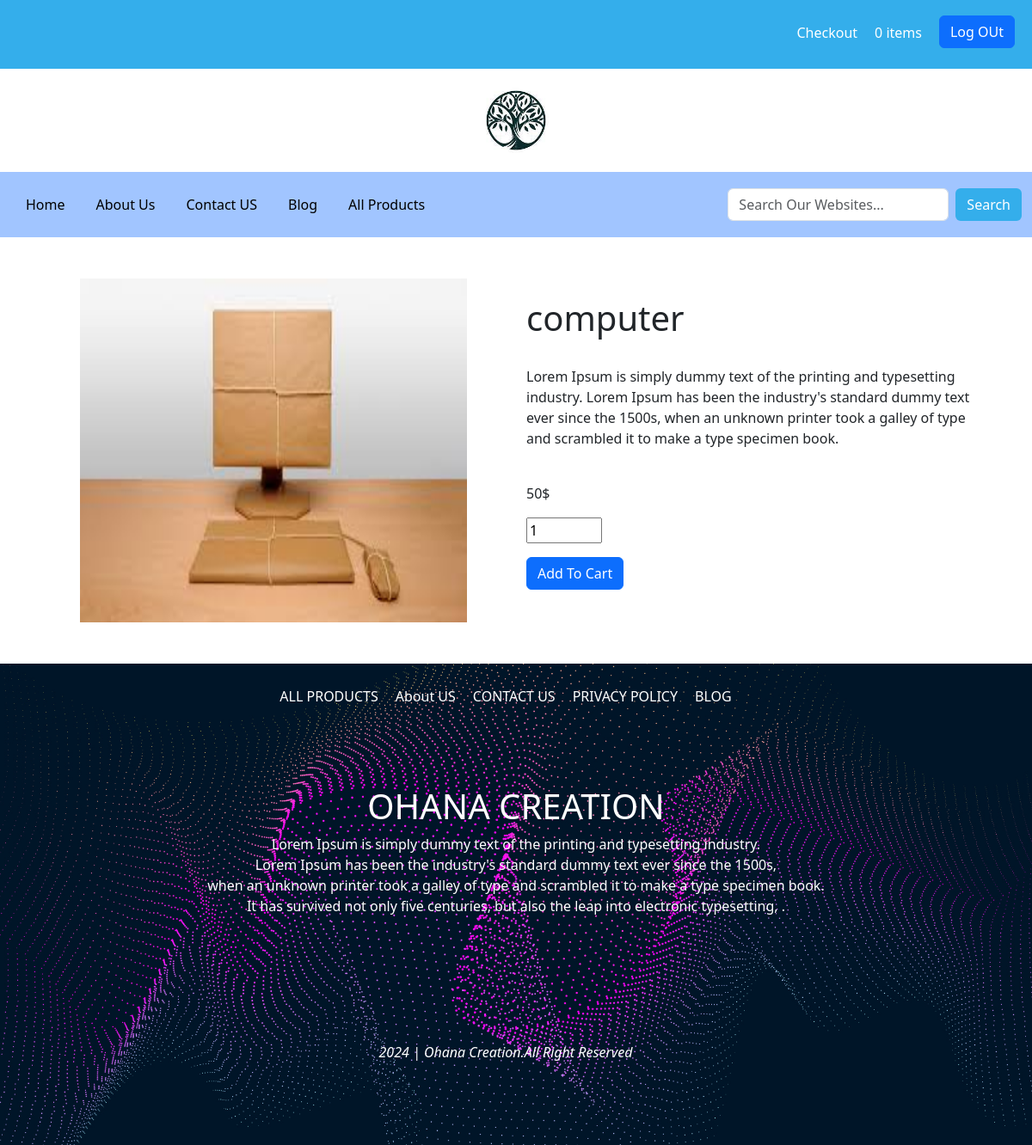
Page /productlink.php?id=30 (signed in) on the committed database.
### tables this page shows
CREATE TABLE `product` (
  `pid` int(40) NOT NULL,
  `image` longblob NOT NULL,
  `name` varchar(150) NOT NULL,
  `prize` int(150) NOT NULL
);

### productlink.php (the view, shortened to what this page needs)
<?php
  include "conn.php";
  $sql = "SELECT * FROM cart";
  $result_2 = mysqli_query($conn,$sql);
  $num_rows = mysqli_num_rows($result_2);
  $SESSION['$row'] = $num_rows;
  include "conn.php";
  $p_id = $_GET['id'];
  $sql = "SELECT * FROM product WHERE pid = '{$p_id}'";
  $result = mysqli_query($conn,$sql);
?>
<!doctype html>
<html lang="en">
  <head>
    <link rel="stylesheet" href="style.css">
    <link href="https://cdn.jsdelivr.net/npm/bootstrap@5.3.2/dist/css/bootstrap.min.css" rel="stylesheet">
  </head>
  <body>
    <?php include 'loginbanner.php' ?>
    <?php include 'head.php' ?>
    <?php while($row = mysqli_fetch_assoc($result)){ ?>
    <div class="p-detail">
      <form  action="productlink.php?id=<?php echo $row['pid']; ?>" method="post">
        <div class="row p-5">
        <div class="col-6 justify-content-center d-flex">
          <img src="./images/<?php echo $row['image']; ?>" alt="" style="width:450px;height:400px;">
        </div>
        <div class="col-6 align-self-center">
          <h1><?php echo $row['name']; ?></h1>
          <p class="py-4">Lorem Ipsum is simply dummy text of the printing and typesetting industry. Lorem Ipsum has been the industry's standard dummy text ever since the 1500s, when an unknown printer took a galley of type and scrambled it to make a type specimen book.</p>
          <p><?php echo $row['prize']; ?>$</p>
          <input type="number" name="p_quanity" value="1" min="1" max="10"><br>
          <button type="submit" class="btn btn-primary my-3" name="Cart">Add To Cart</button>
        </div>
        </div>
      </form>
    </div>
    <?php
   } ?>
    <?php include 'footer.php' ?>
  </body>
</html>

### loginbanner.php
<div class="navbar login">
  <ul class="ms-auto top-list">
<?php
  if(!isset($_SESSION['islogedin']) OR $_SESSION['islogedin']!=true){
    ?>
  <li><a href="login.php">Login</a></li>
    <li><a href="signup.php">Sign Up</a></li>
<?php
  }
  else{
?>
    <li class="pt-2"><a href="cart.php">Checkout</a></li>
    <li class="pt-2"><a href="#"><i class="bi bi-cart"></i><?php echo $SESSION['$row']; ?> items</a></li>
    <li ><a href="logout.php"><button type="button" name="button" " class="btn btn-primary">Log OUt</button></a>
<?php
  }
  ?>
    </ul>
            </div>

### head.php
<div class="logo text-center">
  <img src="./images/logo.jfif" alt="logo" width="120px" class="img-fluid">
</div>
<nav class="navbar navbar-expand-lg navbar2">
    <div class="container-fluid">
      <div class="collapse navbar-collapse" id="navbarSupportedContent">
        <ul class="navbar-nav me-auto mb-2 mb-lg-0">
          <li class="nav-item">
            <a class="nav-link " href="index.php">Home</a>
          </li>
          <li class="nav-item">
            <a class="nav-link" href="about.php">About Us</a>
          </li>
          <li class="nav-item">
            <a class="nav-link" href="contactus.php">Contact US</a>
          </li>
          <li class="nav-item">
            <a class="nav-link" href="#">Blog</a>
          </li>
          <li class="nav-item">
            <a class="nav-link" href="product.php">All Products</a>
          </li>
        </ul>
        <form class="d-flex search" role="search">
          <input class="form-control me-2" type="search" placeholder="Search Our Websites..." aria-label="Search" >
          <button class="btn " type="submit">Search</button>
        </form>
      </div>
    </div>
  </nav>

### footer.php (shortened to what this page needs)
<footer>
  <div class="row container-fluid footer-links">
    <ul class="justify-content-center d-flex my-3">
      <li><a href="#">ALL PRODUCTS</a></li>
      <li><a href="#">About US</a></li>
      <li><a href="#">CONTACT US</a></li>
      <li><a href="#">PRIVACY POLICY</a></li>
      <li><a href="#">BLOG</a></li>
    </ul>
  </div>
  <div class="footer-heading container-fluid text-white justify-content-center text-center align-items-center d-flex">
    <div class="heading">
      <h1>OHANA CREATION</h1>
      <p>Lorem Ipsum is simply dummy text of the printing and typesetting industry. <br>
        Lorem Ipsum has been the industry's standard dummy text ever since the 1500s, <br>
        when an unknown printer took a galley of type and scrambled it to make a type specimen book. <br>
        It has survived not only five centuries, but also the leap into electronic typesetting, .</p>
    </div>
  </div>
  <div class="row follow-links  container-fluid  ">
  </div>
  <div class="row container-fluid text-white text-center Right-Reserved mt-5">
    <p><i class="bi bi-c-circle ">2024 | Ohana Creation.All Right Reserved</i></p>
  </div>
</footer>

### style.css (style rules this page uses)
.top-list { margin-right:20px; margin-top: 10px }
.top-list li { list-style: none; float: left; margin-left: 20px; }
.top-list li a { text-decoration: none; color: white; }
.login { background-color: #34aeeb; }
.search .btn { background-color: #34aeeb; color: white }
.navbar2 { background-color: #a1c5ff; }
.nav-item { padding: 10px; border-radius: 10px; }
.nav-item a { color: black; }
footer { background-image: url(./images/footer-bg.jpg); height: 70vh; width: 100%; background-repeat: no-repeat; background-size: cover; }
.footer-links ul li a { text-decoration: none; color: white; }
.footer-links ul li { list-style-type: none; float: left; padding: 10px }
.footer-heading { height: 300px; }
img { transition: width 0.3s; }

### rows in the picture
product: image (picture), name "computer", prize "50"

### other values in the picture
$SESSION['$row'] "0"
